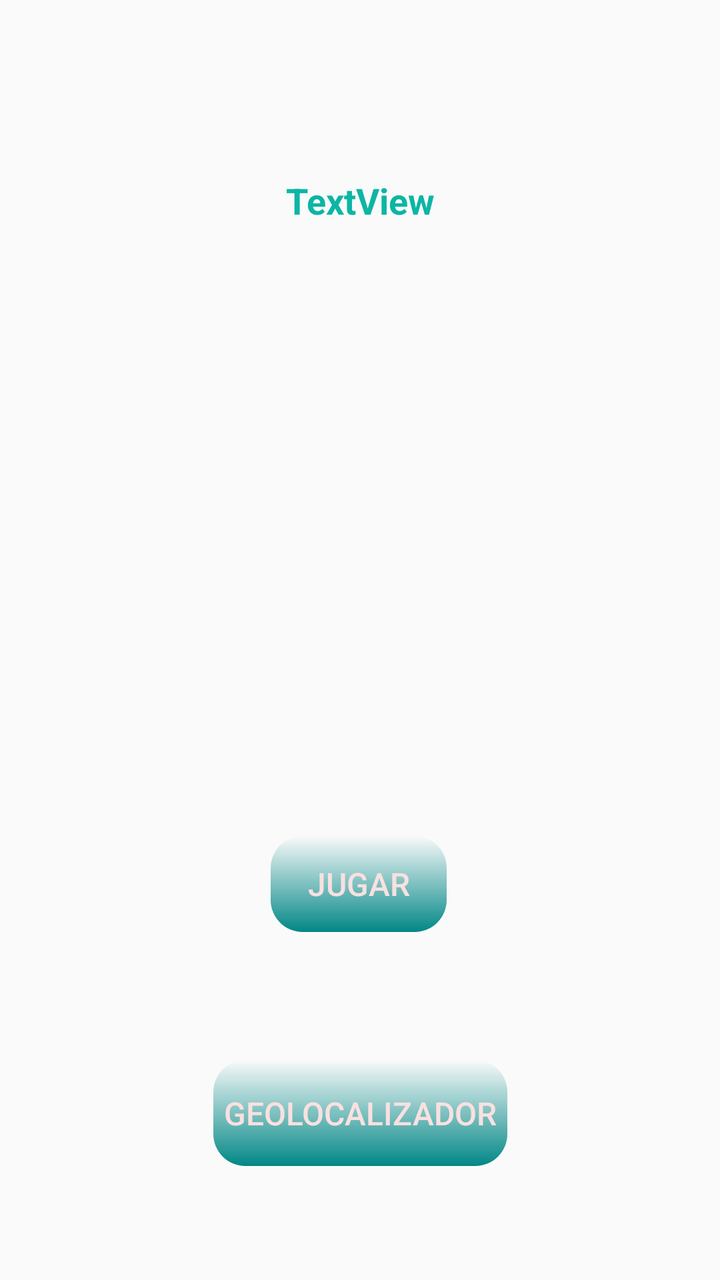
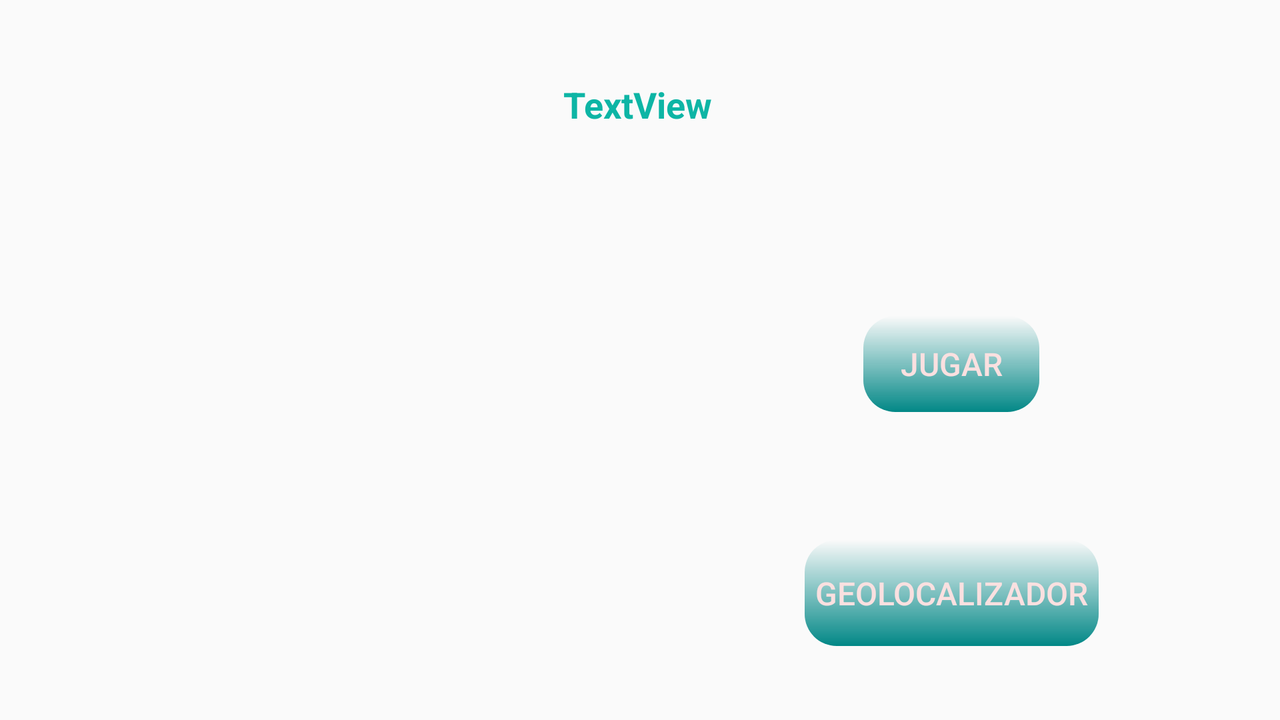

First picture: res/layout/ on a phone held upright. Second picture: the repository's own variant of that layout, on a device whose configuration matches the variant's folder. Source for both follows.
<!-- AndroidManifest.xml: application theme AppTheme.Light -->
<!-- res/layout/activity_intermedio_mapa_geo.xml -->
<?xml version="1.0" encoding="utf-8"?>
<androidx.constraintlayout.widget.ConstraintLayout xmlns:android="http://schemas.android.com/apk/res/android"
    xmlns:app="http://schemas.android.com/apk/res-auto"
    xmlns:tools="http://schemas.android.com/tools"
    android:layout_width="match_parent"
    android:layout_height="match_parent"
    tools:context=".IntermedioMapaGeo">

    <Button
        android:id="@+id/botonMapaJugar"
        android:layout_width="wrap_content"
        android:layout_height="wrap_content"
        android:layout_marginTop="64dp"
        android:onClick="OnClickJugarMapa"
        android:text="Jugar"
        app:layout_constraintEnd_toEndOf="parent"
        app:layout_constraintHorizontal_bias="0.498"
        app:layout_constraintStart_toStartOf="parent"
        app:layout_constraintTop_toBottomOf="@+id/imageMapa" />

    <Button
        android:id="@+id/botonGeo"
        android:layout_width="147dp"
        android:layout_height="53dp"
        android:layout_marginTop="64dp"
        android:onClick="OnClickGeoMapOpcion"
        android:text="Geolocalizador"
        app:layout_constraintBottom_toBottomOf="parent"
        app:layout_constraintEnd_toEndOf="parent"
        app:layout_constraintStart_toStartOf="parent"
        app:layout_constraintTop_toBottomOf="@+id/botonMapaJugar"
        app:layout_constraintVertical_bias="0.0" />

    <TextView
        android:id="@+id/textViewTemaInterMapa"
        android:layout_width="158dp"
        android:layout_height="62dp"
        android:layout_marginTop="88dp"
        android:text="TextView"
        android:textAlignment="center"
        android:textColor="#0DB5A5"
        android:textStyle="bold"
        app:layout_constraintEnd_toEndOf="parent"
        app:layout_constraintStart_toStartOf="parent"
        app:layout_constraintTop_toTopOf="parent" />

    <ImageView
        android:id="@+id/imageMapa"
        android:layout_width="160dp"
        android:layout_height="164dp"
        android:layout_marginTop="40dp"
        app:layout_constraintEnd_toEndOf="parent"
        app:layout_constraintHorizontal_bias="0.498"
        app:layout_constraintStart_toStartOf="parent"
        app:layout_constraintTop_toBottomOf="@+id/textViewTemaInterMapa" />
</androidx.constraintlayout.widget.ConstraintLayout>
<!-- resources referenced by this layout -->
<resources>
  <style name="AppTheme.Light" parent="Theme.AppCompat.Light.NoActionBar">
          <item name="colorPrimary">@color/color1</item>
          <item name="colorPrimaryDark">@color/color1Dark</item>
          <item name="colorAccent">@color/colorOtro</item>
          
          <item name="buttonStyle">@style/AppBoton</item>
          
          <item name="android:textViewStyle">@style/AppTextView</item>
      </style>
  <color name="color1">#8FA0FF</color>
  <color name="color1Dark">#303F9F</color>
  <color name="colorOtro">#FF4081</color>
  <style name="AppBoton" parent="Widget.AppCompat.Button">
          
          <item name="android:background">@drawable/fondo_boton</item>
          
          <item name="android:textSize">16sp</item>
          
          <item name="android:textColor">#FAE0E0</item>
          
          <item name="android:gravity">center</item>
          
          <item name="android:elevation">4dp</item>
      </style>
  <style name="AppTextView" parent="Widget.AppCompat.TextView">
          
          <item name="android:textSize">18sp</item>
          
          <item name="android:textColor">@android:color/black</item>
  
      </style>
  <!-- drawable fondo_boton (drawable) -->
  <?xml version="1.0" encoding="utf-8"?>
  <shape xmlns:android="http://schemas.android.com/apk/res/android">
  
      
      <gradient
          android:startColor="@color/colorBoton2"
          android:endColor="@color/design_default_color_secondary_variant"
          android:angle="1"
      />
      
      <corners android:radius="16dp" />
  </shape>
</resources>
<!-- res/layout-land/activity_intermedio_mapa_geo.xml (the repository's variant of the layout above) -->
<!-- drawn on the phone turned sideways -->
<?xml version="1.0" encoding="utf-8"?>
<androidx.constraintlayout.widget.ConstraintLayout xmlns:android="http://schemas.android.com/apk/res/android"
    xmlns:app="http://schemas.android.com/apk/res-auto"
    xmlns:tools="http://schemas.android.com/tools"
    android:layout_width="match_parent"
    android:layout_height="match_parent"
    tools:context=".IntermedioMapaGeo">

    <Button
        android:id="@+id/botonMapaJugar"
        android:layout_width="wrap_content"
        android:layout_height="wrap_content"
        android:layout_marginTop="56dp"
        android:onClick="OnClickJugarMapa"
        android:text="Jugar"
        app:layout_constraintEnd_toEndOf="parent"
        app:layout_constraintHorizontal_bias="0.782"
        app:layout_constraintStart_toStartOf="parent"
        app:layout_constraintTop_toBottomOf="@+id/textViewTemaInterMapa" />

    <Button
        android:id="@+id/botonGeo"
        android:layout_width="147dp"
        android:layout_height="53dp"
        android:layout_marginTop="64dp"
        android:onClick="OnClickGeoMapOpcion"
        android:text="Geolocalizador"
        app:layout_constraintBottom_toBottomOf="parent"
        app:layout_constraintEnd_toEndOf="parent"
        app:layout_constraintHorizontal_bias="0.816"
        app:layout_constraintStart_toStartOf="parent"
        app:layout_constraintTop_toBottomOf="@+id/botonMapaJugar"
        app:layout_constraintVertical_bias="0.0" />

    <TextView
        android:id="@+id/textViewTemaInterMapa"
        android:layout_width="158dp"
        android:layout_height="62dp"
        android:layout_marginTop="40dp"
        android:text="TextView"
        android:textAlignment="center"
        android:textColor="#0DB5A5"
        android:textStyle="bold"
        app:layout_constraintEnd_toEndOf="parent"
        app:layout_constraintHorizontal_bias="0.497"
        app:layout_constraintStart_toStartOf="parent"
        app:layout_constraintTop_toTopOf="parent" />

    <ImageView
        android:id="@+id/imageMapa"
        android:layout_width="160dp"
        android:layout_height="164dp"
        android:layout_marginTop="40dp"
        app:layout_constraintEnd_toEndOf="parent"
        app:layout_constraintHorizontal_bias="0.127"
        app:layout_constraintStart_toStartOf="parent"
        app:layout_constraintTop_toBottomOf="@+id/textViewTemaInterMapa" />
</androidx.constraintlayout.widget.ConstraintLayout>
